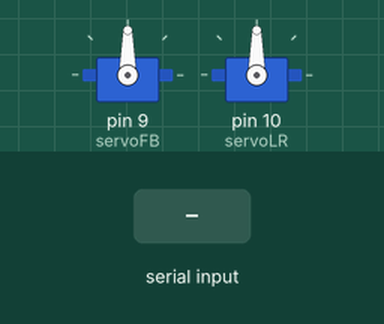
This sketch was run on a simulated Arduino Uno, built with avr-gcc and run on an emulated ATmega328P. Parts: 2 × servo. Inputs (shaded band) come from the test bench.

Above: at 1.2 s.
1.3 s: "w" received over Serial
At 4.45 s:
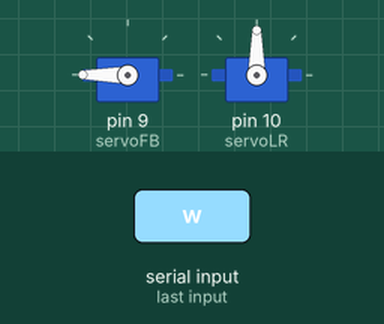
Timing chart, 0 to 6.0 s (numbered marks = the images above; inputs shaded):
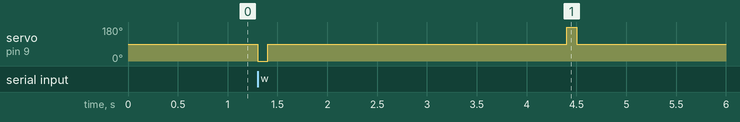

Measured:
- after the input at 1.3 s, servo on pin 9 (servoFB): 90° → 0° at once, → 90° 0.10 s later, → 180° 3.0 s later, → 90° 0.10 s later

The sketch:

servoBCI.ino
```cpp
#include <Servo.h>

Servo servoFB; // Forward/Backward servo
Servo servoLR; // Left/Right servo

void setup() {
  Serial.begin(115200);

  // Attach servos to their respective pins
  servoFB.attach(9);  // Forward/Backward servo on pin 9
  servoLR.attach(10); // Left/Right servo on pin 10

  // Initialize servos to neutral position
  servoFB.write(90);  // Neutral position
  servoLR.write(90);  // Neutral position
}

void loop() {
    // Test servoFB (Forward/Backward servo)
  if (Serial.available() > 0) {
    // Read the incoming command
    char command = Serial.read();

    if (command == 'w') {
      servoFB.write(0); //forward
      delay(100);
      servoFB.write(90);
      delay(3000);

      servoFB.write(180); // back to neutral
      delay(100);
      servoFB.write(90);
      delay(500);
    }
    /*else if (command == "s") {
      servoFB.write(180); // backward
      delay(100);
      servoFB.write(90);
      delay(3000);

      servoFB.write(0); // back to neutral
      delay(100);
      servoFB.write(90);
      delay(500);
    }
    else if (command == "a") {
      servoLR.write(0); // left
      delay(150);
      servoLR.write(90);
      delay(4000);

      servoLR.write(180);
      delay(100);
      servoLR.write(90);
      delay(500);
    }
    else if (command == "d") {
      servoLR.write(180); // right
      delay(150);
      servoLR.write(90);
      delay(4000);

      servoLR.write(0);
      delay(100);
      servoLR.write(90);
      delay(500);
    } */

  }
}
```
